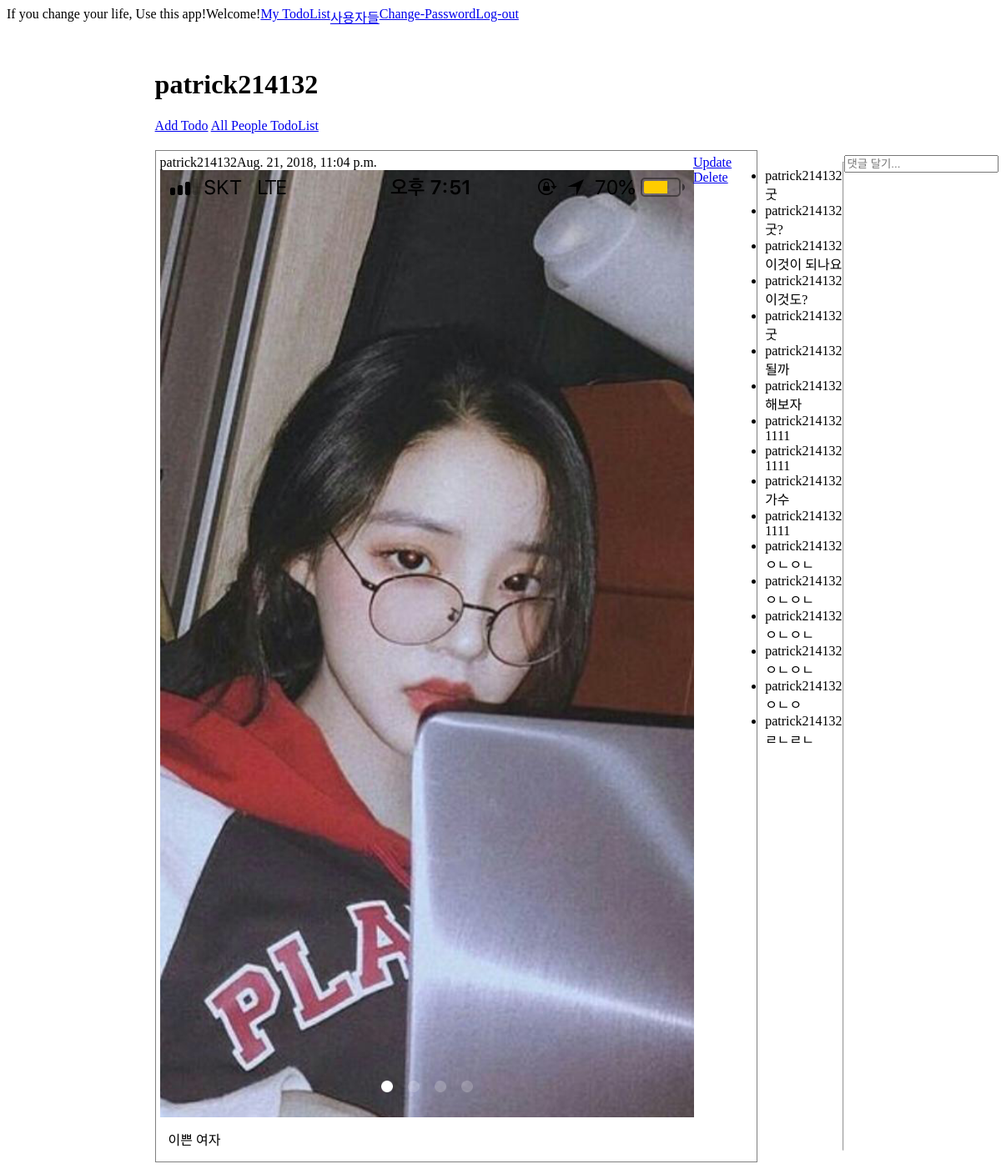
The app's page /post/my_post/ (signed in) with its own data.
### post/models.py (models this page shows, shortened)
class Post(models.Model):
    content = models.TextField('CONTENT')
    photo = models.ImageField(upload_to='post')
    create_date = models.DateTimeField('Create Date', auto_now_add=True)
    modify_date = models.DateTimeField('Modify Date', auto_now=True)
    owner = models.ForeignKey(User, null=True,  on_delete=models.CASCADE)
    class Meta:
        verbose_name = 'post'
        verbose_name_plural = 'posts'
        db_table  = 'my_post'#데이터베이스 테이블에서 이름을 정의, 지정 안하면 appname_classname 된다.
        ordering  = ('-modify_date',)

class Comment(models.Model):
    post = models.ForeignKey(Post, related_name='comments',  on_delete=models.CASCADE)
    owner = models.ForeignKey(User, null=True, on_delete=models.CASCADE)
    content = models.TextField()

### post/views.py (the view)
def my_post_list(request):
    posts = Post.objects.filter(owner=request.user)
    comment_form = CommentForm()
    context = {
        'posts': posts,
        'comment_form': comment_form,
    }
    return render(request, 'post/my_post.html', context)

### post/forms.py (shortened to what this page needs)
class CommentForm(forms.ModelForm):
    class Meta:
        model = Comment
        fields = (
            'content',
        )
        widgets = {
            'content': forms.TextInput(
                attrs={
                    'class': 'content',
                    'placeholder': '댓글 달기...',
                }
            )
        }

### post/templates/post/my_post.html (shortened to what this page needs)
{% extends "base.html" %}
{% load staticfiles %}
{% block extrastyle %}{% static "css/todo.css" %}{% endblock %}
{% block content %}
<div class="body">
<div class="left">
</div>
<div class="content">
    <h1>{{user}}</h1>
    <a href="{% url 'post:add' %}">Add Todo</a>
    <a href="{% url 'post:index'%}">All People TodoList</a>
        {% for post in posts %}
        <div class="todo_list">
            <div class="todo">
                <div class="todo_owner">
                    {{ post.owner }}{{ post.modify_date}}
                </div>
                <div class="todo_photo">
                    <img src="{{ post.photo.url }}" alt="" class="post-image">
                </div>
                <div class="todo_content">
                    {{ post.content }}
                </div>
            </div>
            <div class="todo_UD">
                {% if user == post.owner %}
	                <a href="{% url 'post:update' post.id %}">Update</a>
                    <a href="{% url 'post:delete' post.id %}">Delete</a>
	            {% endif %}
            </div>
            {% if post.comments.exists %}
                <ul class="comment-list">
                    {% for comment in post.comments.all %}
                    <li class="comment">
                        <span class="comment-owner">{{ comment.owner }}</span>
                        <span class="comment-content">{{ comment.content }}</span>
                    </li>
                    {% endfor %}
                </ul>
                <hr>
                {% endif %}
               <form action="{% url 'post:comment_create' post_pk=post.pk %}" method="POST" class="comment-form">
				<input type="text" name="content" placeholder="댓글 달기...">
			    </form>
        </div>
        {% endfor %}
</div>
<div class="right">
</div>
</div>
{% endblock %}

### static/css/todo.css (style rules this page uses)
div.body { display:flex; }
div.left { width:15%; }
div.right { width:25%; }
div.content { width:60%; }
div.todo_list { width:100%; display:flex; border:solid gray 1px; margin-top: 20px; padding:5px; }
div.todo { width:90%; }
div.todo_UD { width:10%; }
div.todo_content { margin:10px; }

### records on screen
Post: owner "patrick214132", modify_date "Aug. 21, 2018, 11:04 p.m.", photo (picture), content "이쁜 여자", shows "Update"
Comment: owner "patrick214132", content "굿"
Comment: owner "patrick214132", content "굿?"
Comment: owner "patrick214132", content "이것이 되나요"
Comment: owner "patrick214132", content "이것도?"
Comment: owner "patrick214132", content "굿"
Comment: owner "patrick214132", content "될까"
Comment: owner "patrick214132", content "해보자"
Comment: owner "patrick214132", content "1111"
Comment: owner "patrick214132", content "1111"
Comment: owner "patrick214132", content "가수"
Comment: owner "patrick214132", content "1111"
Comment: owner "patrick214132", content "ㅇㄴㅇㄴ"
Comment: owner "patrick214132", content "ㅇㄴㅇㄴ"
Comment: owner "patrick214132", content "ㅇㄴㅇㄴ"
Comment: owner "patrick214132", content "ㅇㄴㅇㄴ"
Comment: owner "patrick214132", content "ㅇㄴㅇ"
Comment: owner "patrick214132", content "ㄹㄴㄹㄴ"

### other values on screen
{{ user }} "patrick214132"
